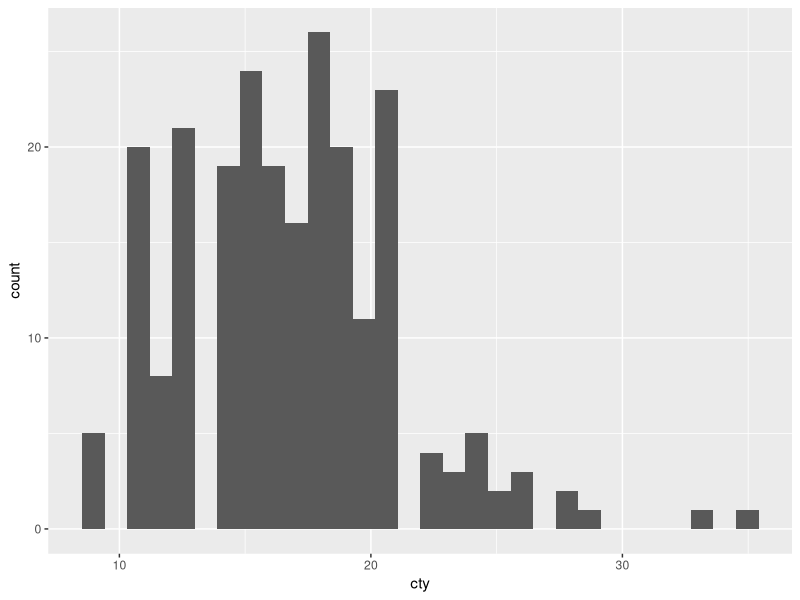

Reproduce this figure in R.
## ---- chunk 1
knitr::opts_chunk$set(echo = TRUE)
## ---- chunk 2
library(tidyverse)
mpg %>% summarise(mean=mean(cty))
## ---- chunk 3
mpg %>% ggplot(aes(x=cty)) + geom_histogram()
